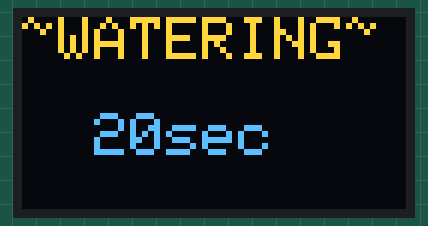
This sketch was run on a simulated ESP8266 (NodeMCU). Parts: 128×64 one-colour display. The OLED is the two-colour kind (top 16 rows yellow); the display library's start-up logo is not drawn.

Above: at 2.2 s.
At 6.3 s:
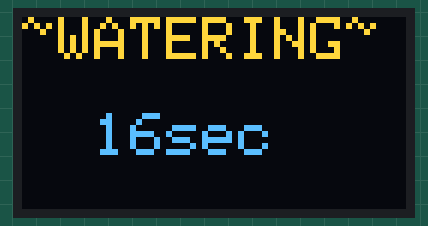
At 10.4 s:
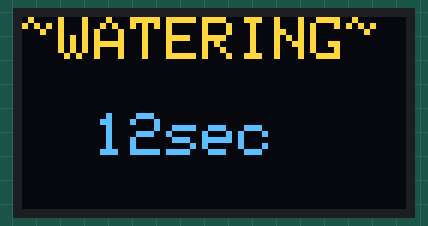
At 19.6 s:
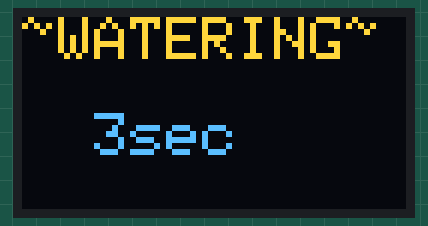
At 28.8 s:
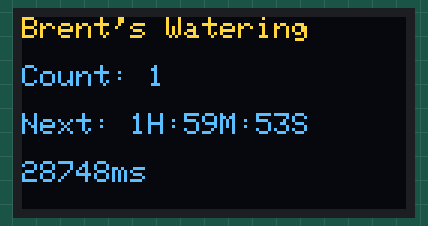
At 38.1 s:
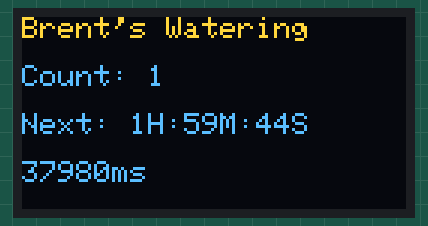

The sketch:

watering.ino
```cpp
#include <SPI.h>
#include <Wire.h>
#include <Adafruit_GFX.h>
#include <Adafruit_SSD1306.h>

#define OLED_RESET LED_BUILTIN // 4
Adafruit_SSD1306 display(OLED_RESET);

#define SECONDS_WATERING 20
#define HOURS_BETWEEN_WATERING 2

#if (SSD1306_LCDHEIGHT != 64)
#error("Height incorrect, please fix Adafruit_SSD1306.h!");
#endif

unsigned long wait_duration = 0;
unsigned long last_water_time = 0;
unsigned int watering_count = 0;

void setup()   {
  Serial.begin(9600);

  watering_count = 0;
  wait_duration = HOURS_BETWEEN_WATERING * 60 * 60 * 1000;

  // by default, we'll generate the high voltage from the 3.3v line internally! (neat!)
  display.begin(SSD1306_SWITCHCAPVCC, 0x3C);  // initialize with the I2C addr 0x3C (for the 128x64)
  // init done

  // Show image buffer on the display hardware.
  // Since the buffer is intialized with an Adafruit splashscreen
  // internally, this will display the splashscreen.
  display.display();
  delay(2000);

  // Clear the buffer.
  display.clearDisplay();

  // text display tests
  display.setTextSize(1);
  display.setTextColor(WHITE);
}

void loop() {
  display.clearDisplay();
  display.setCursor(0,0);
  display.println("Brent's Watering");
  display.println();
  display.print("Count: ");
  display.println(watering_count);
  display.println();
  print_next_water_time();
  display.print("");
  display.println();
  display.print(millis());
  display.println("ms");
  display.display();
  if(last_water_time == 0 || times_up(millis())) {
    water();
  } else {
    delay(1000);
  }
}

void water() {
  for(int i = 0; i < SECONDS_WATERING; i++) {
    display.clearDisplay();
    display.setCursor(0,0);
    display.setTextSize(2);
    display.println("~WATERING~");
    display.println();
    display.print("  ");
    display.print(SECONDS_WATERING - i);
    display.println("sec");
    display.display();
    delay(1000);
  }
  display.setTextSize(1);
  watering_count++;
  last_water_time = millis();
}

void print_next_water_time() {
  unsigned long next_time = last_water_time + wait_duration;
  unsigned long duration = next_time - millis();
  display.print("Next: ");
  unsigned long hours = duration / (1000 * 60 * 60);
  display.print(hours);
  display.print("H:");
  unsigned long min = (duration - (hours * 1000 * 60 * 60)) / (1000 * 60);
  display.print(min);
  display.print("M:");
  unsigned long sec = (duration - (hours * 1000 * 60 * 60) - (min * 1000 * 60)) / 1000;
  display.print(sec);
  display.println("S");
}

bool times_up(unsigned long at_time) {
  return (millis() - last_water_time) > wait_duration;
}
```

Measured:
- what the display in image 0 shows lasts 1.0 s, from 2.1 s to 3.1 s
